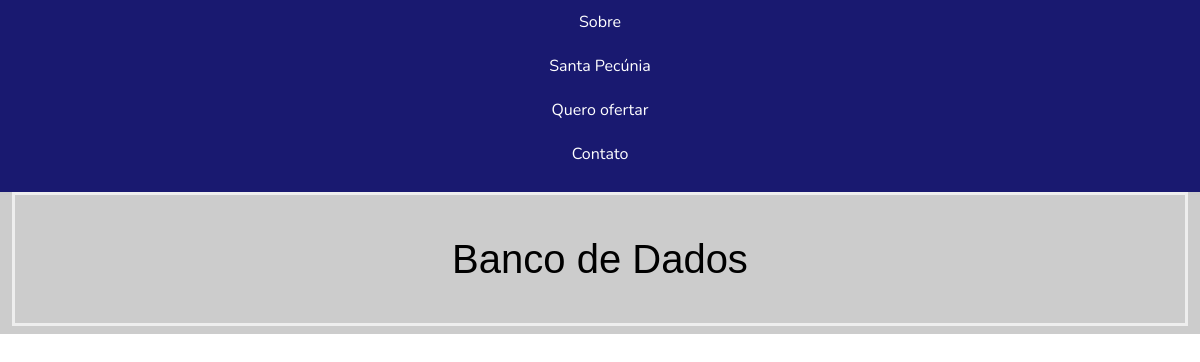
The page /dizimista on the database as committed earlier.
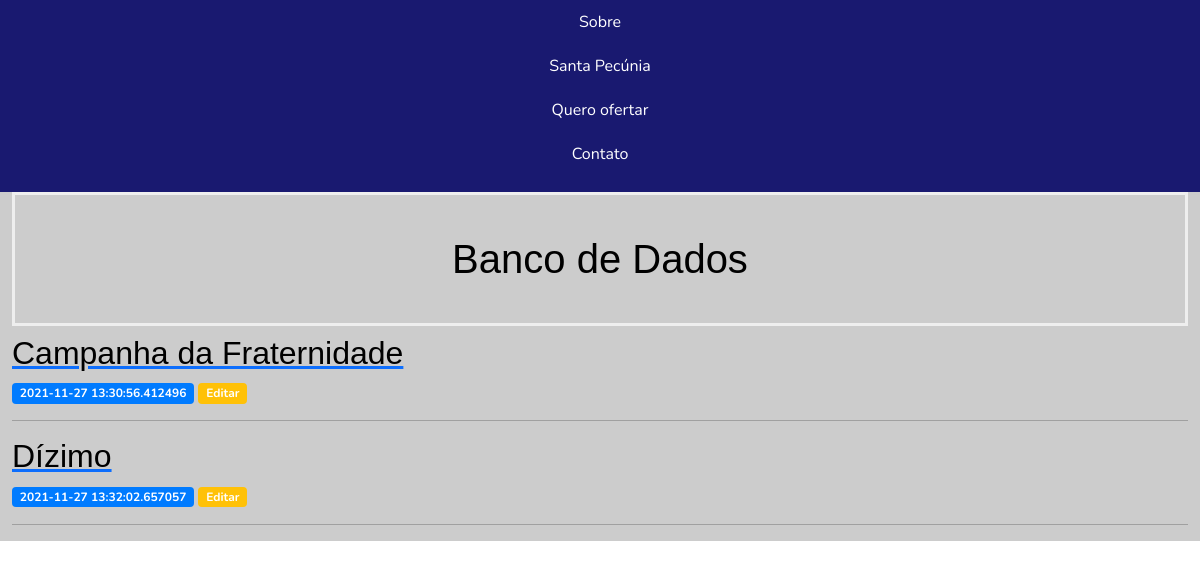
The same page on the database as committed later.
### app.py (models this page shows)
class Posts(db.Model):
    id = db.Column(db.Integer, primary_key=True)
    created = db.Column(db.DateTime, default=datetime.datetime.utcnow)
    title = db.Column(db.String(100), nullable=False)
    content = db.Column(db.String(80), nullable=False)
    campanha = db.Column(db.String(80), nullable=False)

### app.py (the view)
@app.route('/dizimista', methods=('GET', 'POST'))
def dizimista():
    posts = Posts.query.all()
    return render_template('dizimista.html', posts=posts)

### templates/dizimista.html (shortened to what this page needs)
{% extends 'base.html'%}
{% block content %}
    <h1>{% block title %} Banco de Dados {% endblock %}</h1>
    {% for post in posts %}
        <a href="{{ url_for('post', post_id=post['id'])}}">
            <h2>{{ post['campanha'] }}</h2>
        </a>
        <span class="badge badge-primary">{{ post['created'] }}</span>
        <a href="{{ url_for('edit', id=post['id']) }}">
            <span class="badge badge-warning">Editar</span>
        </a>
        <hr>
    {% endfor %}
{% endblock %}

### templates/base.html (shortened to what this page needs)
<!doctype html>
<html lang="pt-br">
    <head>
        <link rel="stylesheet" type="text/css" href="templates/css/normalize.css">
        <link rel="stylesheet" href="bootstrap/-4.0.0-dist/css/bootstrap.min.css">
        <link href="bootstrap-4.0.0-dist/css/bootstrap.min.css" rel="stylesheet" type="text/css" />
        <link href="static/css/estilo.css" rel="stylesheet"/>
        <link href="https://cdn.jsdelivr.net/npm/bootstrap@5.1.3/dist/css/bootstrap.min.css" rel="stylesheet">
        <link rel="stylesheet" type="text/css" href="css/estilo.css">
    </head>
<body>
  <nav>
      <ul>
          <li> <a href="#sobre"> Sobre </a></li>
          <li><a href="{{ url_for('index')}}">Santa Pecúnia</a></li>
          <li><a href="{{url_for('create')}}">Quero ofertar</a></li>
          <li><a href="#contato">Contato</a></li>
      </ul>
  </nav>
    <div class="container-fluid">
        <div class="row">
            <div id="cinza" class="col-sm-12 col-xs-12 div1">
        {% block content %} {% endblock %}
        </div>
    </div>
  </body>
</html>

### static/css/estilo.css (style rules this page uses)
h1 { border: 3px #eee solid; color: blue; text-align: center; padding: 40px; }
body { font-family: Nunito, sans-serif; color: #1c1c1c; }
h1, h2, h3 { font-family: Asap, sans-serif; color: #000000; }
nav { display: flex; flex-direction: column; align-items: center; background-color: #191970 }
nav ul { display: flex; flex-direction: column; align-items: center; list-style: none; padding: 0; width: 100%; }
nav ul li { ] text-align: center width: 100%; }
nav ul li a { display: inline-block; padding: 10px 0; width: 100%; text-decoration: none; color: #FFFFFF; }

### templates/base.html (style rules this page uses)
#cinza { background-color: #ccc; }
div { min-height: 100px; }

Rows that differ between the two databases and show on the page:
added Posts: campanha "Campanha da Fraternidade", created "2021-11-27 13:30:56.412496"
added Posts: campanha "Dízimo", created "2021-11-27 13:32:02.657057"
